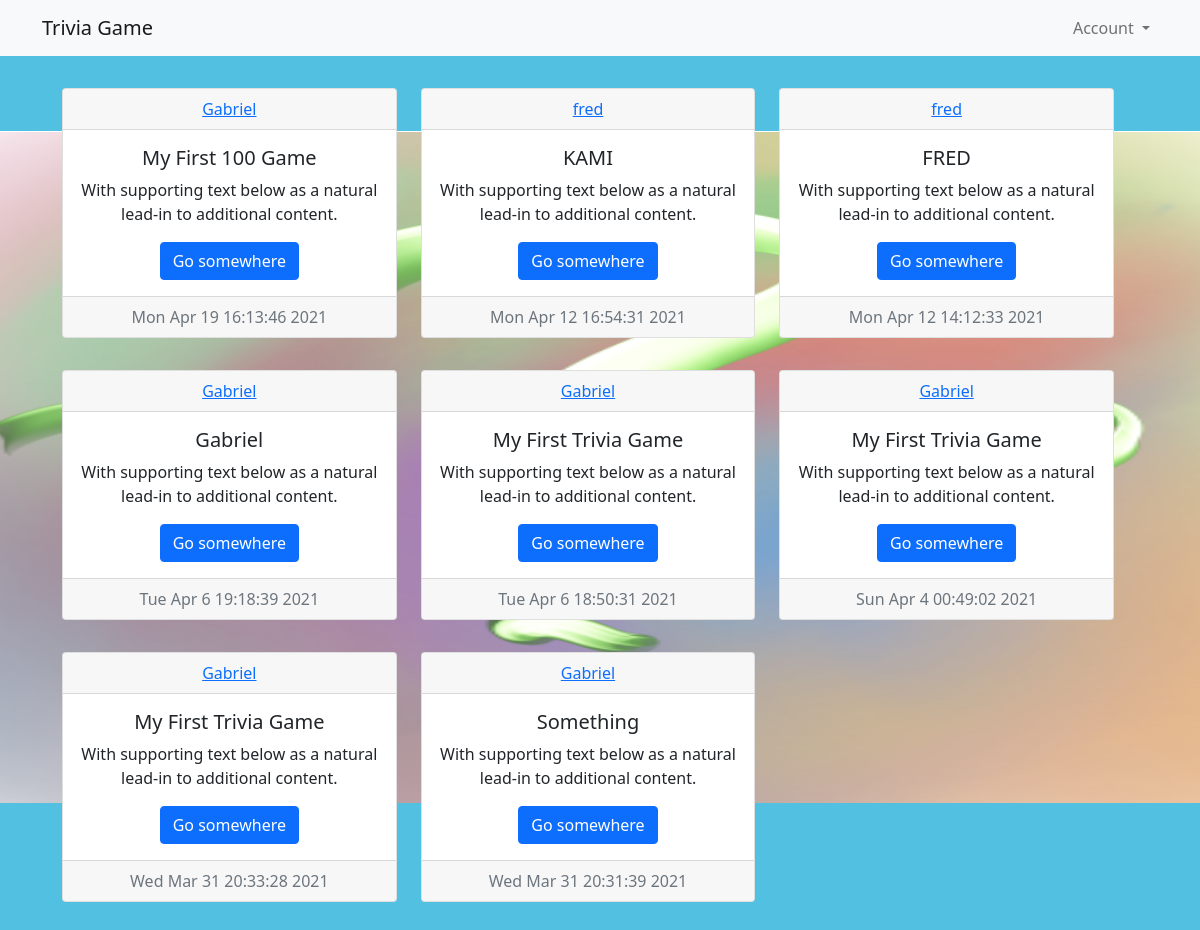
The page / on the database its author committed.
### app/models.py (models this page shows, shortened)
class User(db.Model, UserMixin):
    id = db.Column(db.Integer, primary_key=True);
    username = db.Column(db.String(120),  unique=True, nullable=False);
    email = db.Column(db.String(120), unique=True, nullable=False);
    password = db.Column(db.String(120), nullable=False);
    trivigame = db.relationship('TriviaGame', backref='author', lazy=True);

class TriviaGame(db.Model):
    id = db.Column(db.Integer, primary_key=True);
    content = db.Column(db.String(200));
    date = db.Column(db.DateTime, nullable=False, default=datetime.datetime.now());
    user_id = db.Column(db.Integer, db.ForeignKey('user.id'),nullable=False);
    file = db.Column(db.String(100));

### app/routes.py (the view)
@app.route('/home')
@app.route("/")
def home():
    now = datetime.date.today();
    logged_in = current_user.is_authenticated;
    raw = TriviaGame.query.all();
    content = [];
    date = [];
    users = [];
    for i in range(len(raw)-1, -1, -1):
        users.append(raw[i].author.username);
        content.append(json.loads(raw[i].content));
        date.append(raw[i].date);
    return render_template("home.html", title="home",users=users, is_logged_in=logged_in, content=content, length=len(content), date=date, now=now);

### app/templates/home.html
{% extends "layout.html" %}
{% block content %}
{% for row in range(0, length, 3) %}
<div class="row p-3">
    {% if(row+3 > length) %}
        {% for col in range(row, length) %}
        <div class="col-4">
            <div class="card text-center">
                <div class="card-header">
                <a href="#">{{users[col]}}</a>
                </div>
                <div class="card-body">
                <h5 class="card-title">{{content[col]['title']}}</h5>
                <p class="card-text">With supporting text below as a natural lead-in to additional content.</p>
                <a href="{{url_for('trivia_homepage', id=col)}}" class="btn btn-primary">Go somewhere</a>
                </div>
                <div class="card-footer text-muted">
                {% if(date[col].strftime('%d') == now.strftime('%d')) %}
                {{date[col].strftime("%I:%M %p")}}
                {% else %}
                {{date[col].strftime("%c")}}
                {% endif %}
                </div>
            </div>
        </div>
        {% endfor %}
    {% else %}
        {% for col in range(row, row+3) %}
        <div class="col-4">
            <div class="card text-center">
                <div class="card-header">
                <a href="#">{{users[col]}}</a>
                </div>
                <div class="card-body">
                <h5 class="card-title">{{content[col]['title']}}</h5>
                <p class="card-text">With supporting text below as a natural lead-in to additional content.</p>
                <a href="{{url_for('trivia_homepage', id=length - col)}}" class="btn btn-primary">Go somewhere</a>
                </div>
                <div class="card-footer text-muted">
                {% if(date[col].strftime('%d') == now.strftime('%d')) %}
                {{date[col].strftime("%I:%M %p")}}
                {% else %}
                {{date[col].strftime("%c")}}
                {% endif %}
                </div>
            </div>
        </div>
        {% endfor %}
    {% endif %}
</div>
{% endfor %}
{% endblock content %}

### app/templates/layout.html (shortened to what this page needs)
<!doctype html>
<html lang="en">
  <head>
<link href="https://cdn.jsdelivr.net/npm/bootstrap@5.0.0-beta2/dist/css/bootstrap.min.css" rel="stylesheet">
  </head>
  <body>
    <nav class="navbar navbar-expand-lg navbar-light bg-light">
      <div class="container">
        <a class="navbar-brand" href="{{url_for('home')}}">Trivia Game</a>
        <div class="collapse navbar-collapse d-flex flex-row-reverse" id="navbarNavDropdown">
          <ul class="navbar-nav">
            <li class="nav-item dropdown">
              {% if is_logged_in %}
              <a class="nav-link dropdown-toggle" href="#" id="navbarDropdownMenuLink" role="button" data-bs-toggle="dropdown" aria-expanded="false">
                {{current_user.username}}
              </a>
              {% else %}
              <a class="nav-link dropdown-toggle" href="#" id="navbarDropdownMenuLink" role="button" data-bs-toggle="dropdown" aria-expanded="false">
                Account
              </a>
              {% endif %}
            </li>
          </ul>
        </div>
      </div>
    </nav>
    <div class="container">
    <main role="main">
      <div class="row p-3">
          {% block content %}{% endblock %}
        </div>
      </main>
      </div>
  </body>
</html>

### rows shown on the page
User: username "Gabriel" "Gabriel" "Gabriel" "Gabriel", username "Gabriel" "Gabriel"
TriviaGame: date "Mon Apr 19 16:13:46 2021"
User: username "fred" "fred"
TriviaGame: date "Mon Apr 12 16:54:31 2021"
TriviaGame: date "Mon Apr 12 14:12:33 2021"
TriviaGame: date "Tue Apr 6 19:18:39 2021"
TriviaGame: date "Tue Apr 6 18:50:31 2021"
TriviaGame: date "Sun Apr 4 00:49:02 2021"
TriviaGame: date "Wed Mar 31 20:33:28 2021"
TriviaGame: date "Wed Mar 31 20:31:39 2021"

### other values the page prints
{{ content[col]['title'] }} "My First 100 Game" "KAMI" "FRED" "Gabriel" "My First Trivia Game" "My First Trivia Game"
{{ content[col]['title'] }} "My First Trivia Game" "Something"
